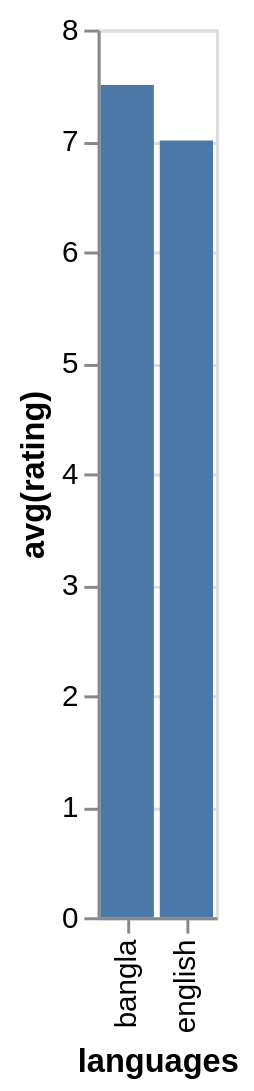

Express this chart as Vega-Lite.
### Vega-Lite specification from a JSON file in a GitHub repository (floating-point values rounded to 4 significant figures)
{"data": {"values": [{"x_data": "bangla", "y_data": 7.5}, {"x_data": "english", "y_data": 7}]}, "mark": "bar", "encoding": {"x": {"field": "x_data", "type": "nominal", "title": "languages", "sort": {"op": "sum", "field": "y_data", "order": "descending"}}, "y": {"field": "y_data", "type": "quantitative", "title": "avg(rating)"}}}
